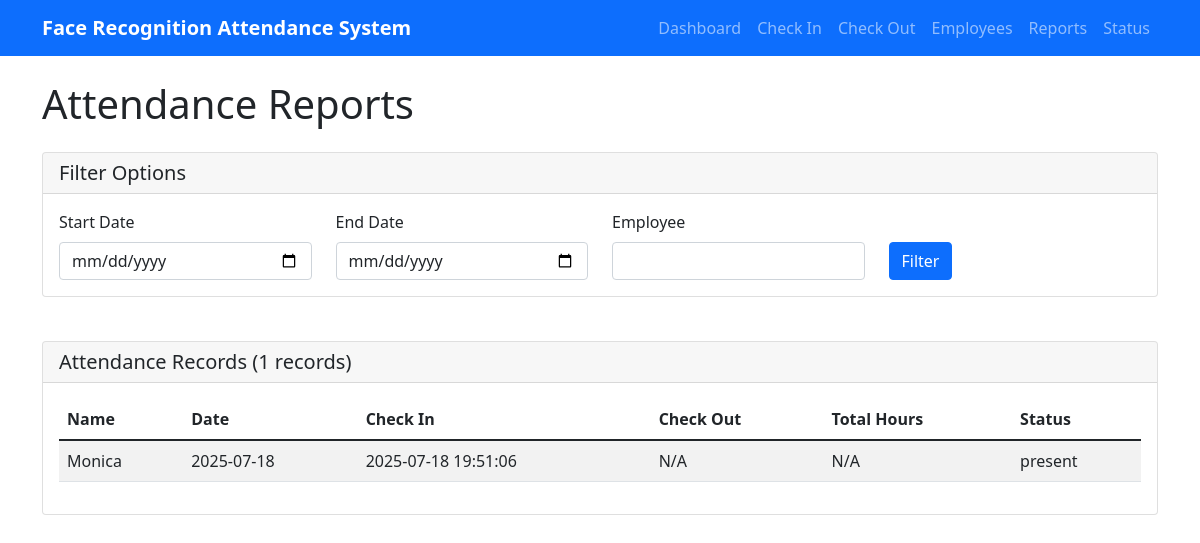
The page /reports on the database as committed earlier.
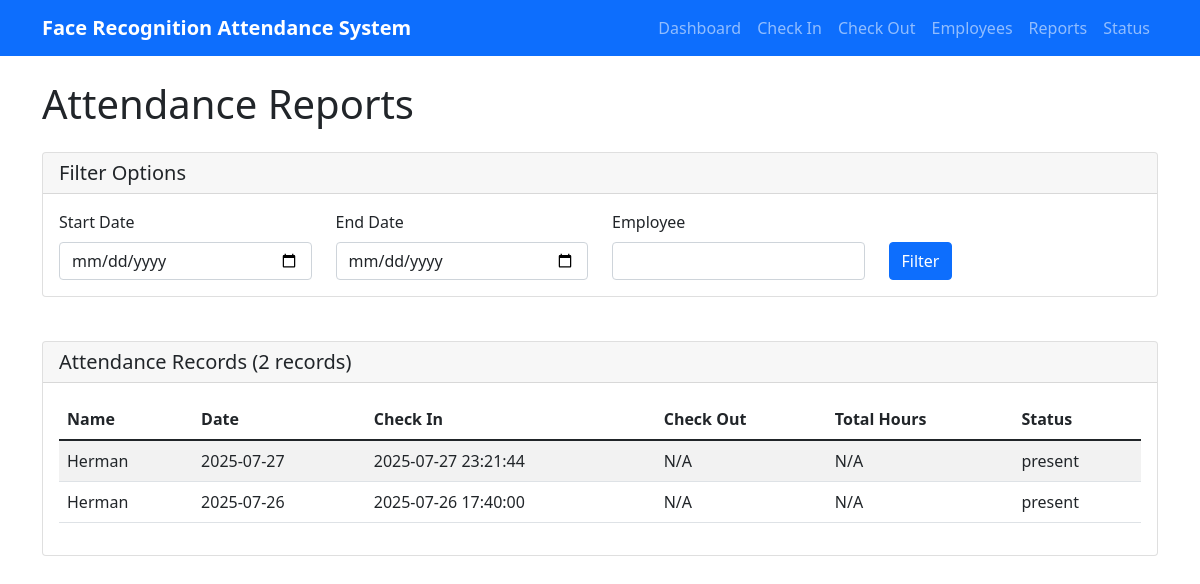
The same page on the database as committed later.
### tables this page shows
CREATE TABLE attendance (
                    id INTEGER PRIMARY KEY AUTOINCREMENT,
                    name TEXT NOT NULL,
                    date TEXT NOT NULL,
                    check_in_time TEXT,
                    check_out_time TEXT,
                    total_hours REAL,
                    status TEXT DEFAULT 'present',
                    created_at TIMESTAMP DEFAULT CURRENT_TIMESTAMP
                );

### attendance_web_server.py (the view)
@app.route('/reports')
def reports():
    db = get_db()
    start_date = request.args.get('start_date', '')
    end_date = request.args.get('end_date', '')
    employee = request.args.get('employee', '')
    records = db.get_attendance_report(
        start_date if start_date else None,
        end_date if end_date else None,
        employee if employee else None
    )
    return render_template('reports.html', records=records)

### attendance_database.py (called while the page is built)
    def _get_connection(self):
        return sqlite3.connect(self.db_path, check_same_thread=False)

### attendance_web_server.py (called while the page is built)
def get_db():
    global db
    if db is None:
        db = AttendanceDatabase()
    return db

### templates/reports.html (shortened to what this page needs)
{% extends "base.html" %}
{% block content %}
<h1 class="mb-4">Attendance Reports</h1>
<div class="row mb-4">
    <div class="col-md-12">
        <div class="card">
            <div class="card-header">
                <h5 class="card-title mb-0">Filter Options</h5>
            </div>
            <div class="card-body">
                <form method="GET" class="row">
                    <div class="col-md-3">
                        <label for="start_date" class="form-label">Start Date</label>
                        <input type="date" class="form-control" id="start_date" name="start_date"
                               value="{{ request.args.get('start_date', '') }}">
                    </div>
                    <div class="col-md-3">
                        <label for="end_date" class="form-label">End Date</label>
                        <input type="date" class="form-control" id="end_date" name="end_date"
                               value="{{ request.args.get('end_date', '') }}">
                    </div>
                    <div class="col-md-3">
                        <label for="employee" class="form-label">Employee</label>
                        <input type="text" class="form-control" id="employee" name="employee"
                               value="{{ request.args.get('employee', '') }}">
                    </div>
                    <div class="col-md-3">
                        <label class="form-label">&nbsp;</label>
                        <button type="submit" class="btn btn-primary d-block">Filter</button>
                    </div>
                </form>
            </div>
        </div>
    </div>
</div>
<div class="card">
    <div class="card-header">
        <h5 class="card-title mb-0">Attendance Records ({{ records|length }} records)</h5>
    </div>
    <div class="card-body">
        {% if records %}
            <div class="table-responsive">
                <table class="table table-striped">
                    <thead>
                        <tr>
                            <th>Name</th>
                            <th>Date</th>
                            <th>Check In</th>
                            <th>Check Out</th>
                            <th>Total Hours</th>
                            <th>Status</th>
                        </tr>
                    </thead>
                    <tbody>
                        {% for record in records %}
                        <tr>
                            <td>{{ record.name }}</td>
                            <td>{{ record.date }}</td>
                            <td>{{ record.check_in_time or 'N/A' }}</td>
                            <td>{{ record.check_out_time or 'N/A' }}</td>
                            <td>{{ record.total_hours or 'N/A' }}</td>
                            <td>{{ record.status }}</td>
                        </tr>
                        {% endfor %}
                    </tbody>
                </table>
            </div>
        {% else %}
            <p>No records found.</p>
        {% endif %}
    </div>
</div>
{% endblock %}

Rows that differ between the two databases and show on the page:
removed attendance: name "Monica", date "2025-07-18", check_in_time "2025-07-18 19:51:06", check_out_time "N/A", total_hours "N/A", status "present"
added attendance: name "Herman", date "2025-07-27", check_in_time "2025-07-27 23:21:44", check_out_time "N/A", total_hours "N/A", status "present"
added attendance: name "Herman", date "2025-07-26", check_in_time "2025-07-26 17:40:00", check_out_time "N/A", total_hours "N/A", status "present"
Other text that changed with them:
{{ records|length }}: "1" → "2"
